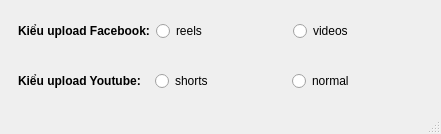
<?xml version="1.0" encoding="UTF-8"?>
<ui version="4.0">
 <class>MainWindow</class>
 <widget class="QMainWindow" name="MainWindow">
  <property name="geometry">
   <rect>
    <x>0</x>
    <y>0</y>
    <width>441</width>
    <height>134</height>
   </rect>
  </property>
  <property name="windowTitle">
   <string>Cài đặt upload</string>
  </property>
  <widget class="QWidget" name="centralwidget">
   <layout class="QVBoxLayout" name="verticalLayout">
    <item>
     <widget class="QWidget" name="horizontalWidget" native="true">
      <layout class="QHBoxLayout" name="horizontalLayout">
       <item>
        <widget class="QLabel" name="label">
         <property name="font">
          <font>
           <weight>75</weight>
           <bold>true</bold>
          </font>
         </property>
         <property name="text">
          <string>Kiểu upload Facebook:</string>
         </property>
        </widget>
       </item>
       <item>
        <widget class="QRadioButton" name="reels">
         <property name="text">
          <string>reels</string>
         </property>
        </widget>
       </item>
       <item>
        <widget class="QRadioButton" name="videos">
         <property name="text">
          <string>videos</string>
         </property>
        </widget>
       </item>
      </layout>
     </widget>
    </item>
    <item>
     <widget class="QWidget" name="horizontalWidget_2" native="true">
      <layout class="QHBoxLayout" name="horizontalLayout_2">
       <item>
        <widget class="QLabel" name="label_2">
         <property name="font">
          <font>
           <weight>75</weight>
           <bold>true</bold>
          </font>
         </property>
         <property name="text">
          <string>Kiểu upload Youtube:</string>
         </property>
        </widget>
       </item>
       <item>
        <widget class="QRadioButton" name="shorts">
         <property name="text">
          <string>shorts</string>
         </property>
        </widget>
       </item>
       <item>
        <widget class="QRadioButton" name="normal">
         <property name="text">
          <string>normal</string>
         </property>
        </widget>
       </item>
      </layout>
     </widget>
    </item>
   </layout>
  </widget>
  <widget class="QStatusBar" name="statusbar"/>
 </widget>
 <resources/>
 <connections/>
</ui>
